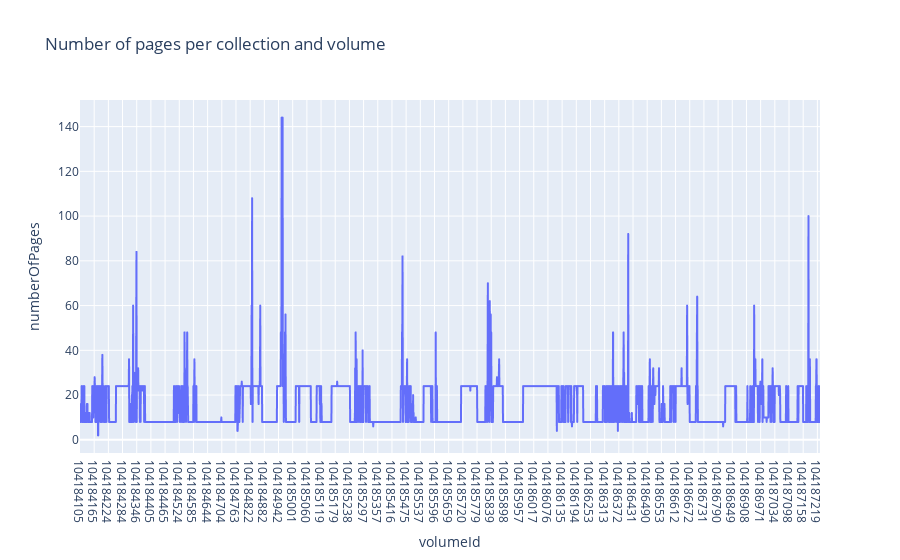

Notebook source saved alongside this figure:
### Code cell
fig = px.line(df, x="volumeId", y="numberOfPages", title='Number of pages per collection and volume')
fig.show()

### Figure 1 — Plotly figure (JSON) as saved in the notebook; plotly's stock layout.template omitted (floating-point values rounded to 4 significant figures; data arrays with more than 128 entries replaced by an {"elided": "..."} marker saying what was removed)
{"data": [{"hovertemplate": "volumeId=%{x}<br>numberOfPages=%{y}<extra></extra>", "legendgroup": "", "line": {"color": "#636efa", "dash": "solid"}, "marker": {"symbol": "circle"}, "mode": "lines", "name": "", "showlegend": false, "type": "scattergl", "x": {"elided": "47329 str values"}, "xaxis": "x", "y": {"elided": "47329 int values"}, "yaxis": "y"}], "layout": {"legend": {"tracegroupgap": 0}, "title": {"text": "Number of pages per collection and volume"}, "xaxis": {"anchor": "y", "domain": [0, 1], "title": {"text": "volumeId"}}, "yaxis": {"anchor": "x", "domain": [0, 1], "title": {"text": "numberOfPages"}}}}
